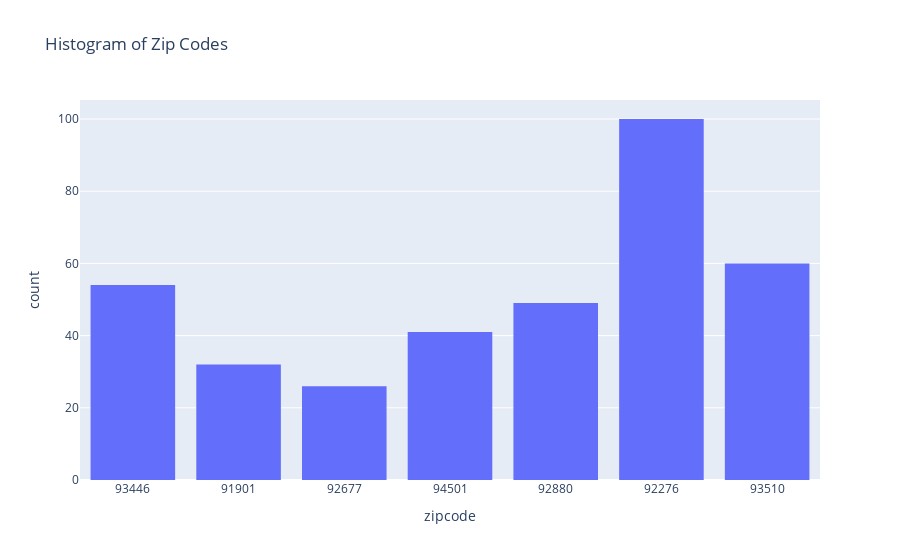

The code cell stored with this chart in its notebook:
### Code cell
# plot histogram of zip codes
fig = px.histogram(
    df,
    x="zipcode",
    nbins=70,
    title="Histogram of Zip Codes"
)
fig.show()

### Figure 1 — Plotly figure (JSON) as saved in the notebook; plotly's stock layout.template omitted (floating-point values rounded to 4 significant figures; data arrays with more than 128 entries replaced by an {"elided": "..."} marker saying what was removed)
{"data": [{"alignmentgroup": "True", "bingroup": "x", "hovertemplate": "zipcode=%{x}<br>count=%{y}<extra></extra>", "legendgroup": "", "marker": {"color": "#636efa", "pattern": {"shape": ""}}, "name": "", "nbinsx": 70, "offsetgroup": "", "orientation": "v", "showlegend": false, "type": "histogram", "x": {"elided": "362 str values"}, "xaxis": "x", "yaxis": "y"}], "layout": {"barmode": "relative", "legend": {"tracegroupgap": 0}, "title": {"text": "Histogram of Zip Codes"}, "xaxis": {"anchor": "y", "domain": [0, 1], "title": {"text": "zipcode"}}, "yaxis": {"anchor": "x", "domain": [0, 1], "title": {"text": "count"}}}}
